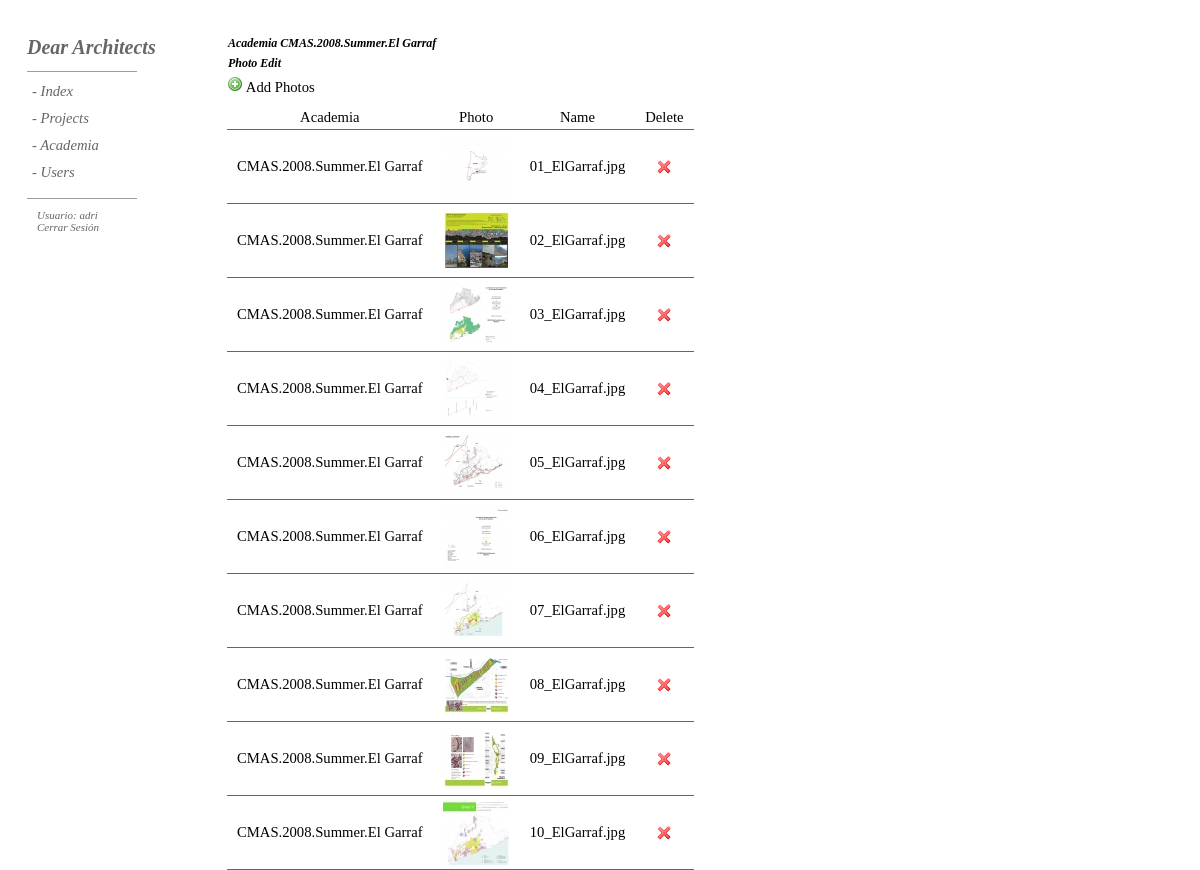
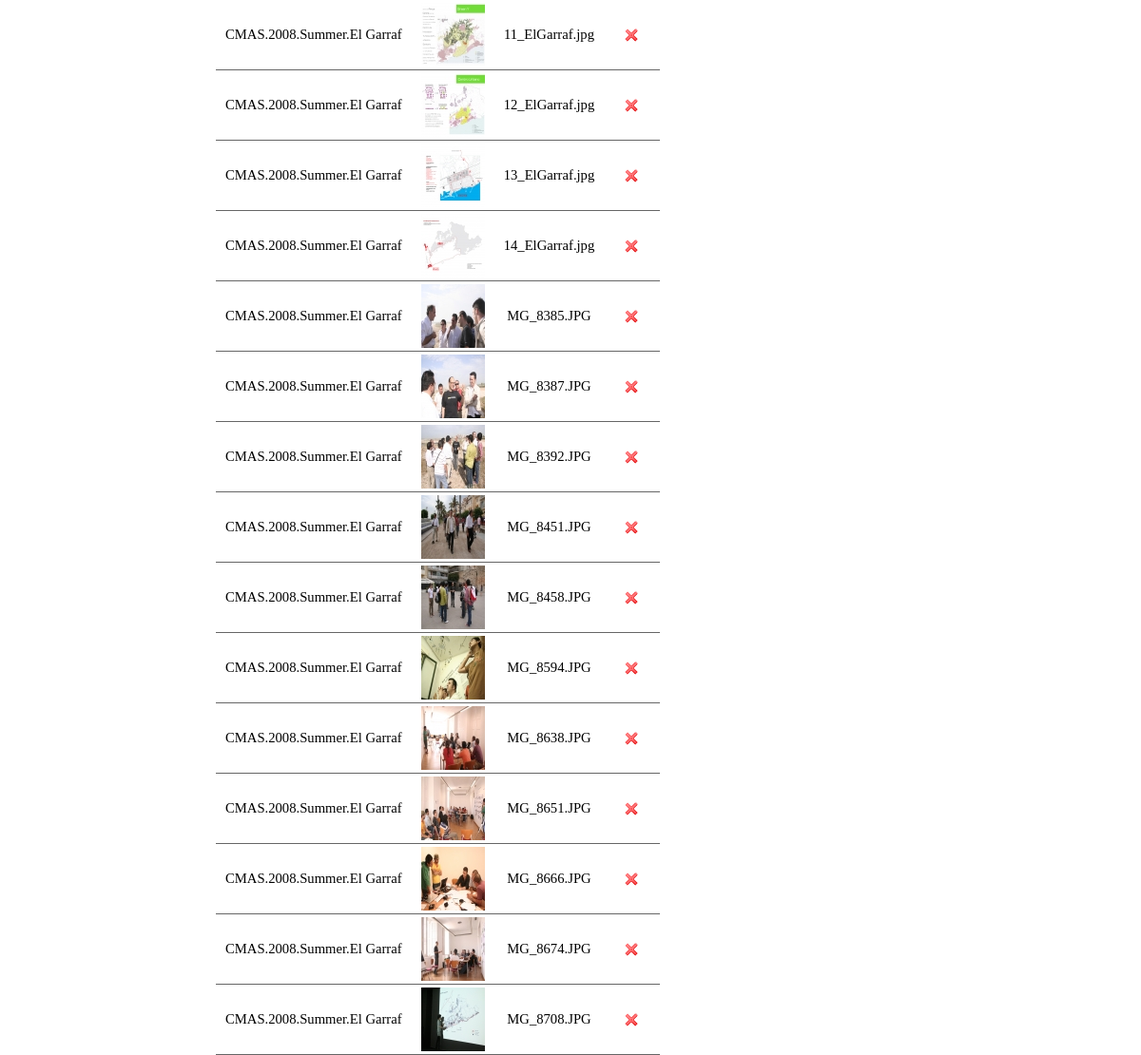
Screenshot of /admin/aphotoedit.php?Academia=CMAS.2008.Summer.El Garraf (signed in) with the database file from the repository (2 pictures, top to bottom).
### tables this page shows
CREATE TABLE IF NOT EXISTS `academiap` (
  `ID` int(5) NOT NULL AUTO_INCREMENT,
  `Academia` varchar(500) NOT NULL,
  `Photo` varchar(500) NOT NULL,
  PRIMARY KEY (`ID`)
);

### public_html/admin/aphotoedit.php (the view, shortened to what this page needs)
<?php
if (!function_exists("GetSQLValueString")) {
    function GetSQLValueString($theValue, $theType, $theDefinedValue = "", $theNotDefinedValue = "")
    {
      $theValue = get_magic_quotes_gpc() ? stripslashes($theValue) : $theValue;
      $theValue = function_exists("mysql_real_escape_string") ? mysql_real_escape_string($theValue) : mysql_escape_string($theValue);
      switch ($theType) {
        case "text":
          $theValue = ($theValue != "") ? "'" . $theValue . "'" : "NULL";
          break;
      }
      return $theValue;
    }
}
if(isset($_COOKIE['ID_my_site']))
{
    $username = $_COOKIE['ID_my_site'];
}
else
{
header("Location: index.php");
}
$a = "-1";
if (isset($_GET['Academia'])) {
  $a = $_GET['Academia'];
}
$query_fotos =  sprintf("SELECT * FROM academiap where Academia=%s order by Photo ASC",GetSQLValueString($a, "text"));
$fotos = mysql_query($query_fotos, $Base) or die(mysql_error());
$row_fotos = mysql_fetch_assoc($fotos);
?>
<!DOCTYPE HTML PUBLIC "-//W3C//DTD HTML 4.01 Transitional//EN"
"http://www.w3.org/TR/1999/REC-html401-19991224">
<html>
<head>
<link rel="stylesheet" href="CSS/estilos.css" type="text/css" />
<link rel="stylesheet" href="CSS/CSS.css" type="text/css" />
<link rel="stylesheet" type="text/css" href="fancybox/jquery.fancybox-1.3.1.css" media="screen" />
</head>
<body>
<div id="wrapper">
    <div id="leftcolumn">
        <div id="general">
        <p><?php echo "Usuario: ".$username;?></p>
        <p><a href="logout.php">Cerrar Sesi&oacute;n</a></p>
        </div>
    </div>
    <div id="rightcolumn">
        <p class="titulos">Academia <?php echo $a?></p>
        <p class="titulos">Photo Edit</p>
        <span onclick="nuevaVentana()" style="cursor:pointer;"><img src="images/add.png" alt="New"> Add Photos</span>
        <table border="0" cellpadding="0" cellspacing="0" class="photos" style="padding-top: 10px;">
            <tr>
                <td>Academia</td>
                <td>Photo</td>
                <td>Name</td>
                <td>Delete</td>
            </tr>
        <?php
        do {
            $nombre=$row_fotos['Photo'];
            if($nombre != NULL){
            ?>
             <tr>
                <td><?php echo $row_fotos['Academia'];?></td>
                <td>
                <a rel="example_group" href="academiap/grande/<?php echo $nombre;?>" title=""><img alt="" src="academiap/chico/<?php echo $nombre;?>" style="border: none;" /></a>
                </td>
                <td><?php echo $nombre;?></td>
                <td>
                    <form method="POST" action="<?php echo $editFormAction; ?>" id="deleteform" name="deleteform">
                         <input type="image" name="Delete" title="Borrar Foto" src="images/cross.png" alt="Borrar Foto" onClick="return confirmSubmit()"/>
                    </form>
                </td>
            </tr>
       <?php } } while ($row_fotos = mysql_fetch_assoc($fotos)); ?>
        </table>
    </div>
</div>
</body>
</html>

### public_html/admin/CSS/estilos.css (style rules this page uses)
#general { position: relative; top:40px; }
#general p { font-family: "Georgia"; font-size: 11px; color: #666; font-style: italic; padding-left: 10px; }
#general p a { color: #666; text-decoration: none; }
.titulos { font-family: "Georgia"; font-weight:bold !important; font-style: italic; font-size: 12px; padding-bottom: 5px; padding-left: 1px; }
.photos { text-align: center; }
.photos td { padding: 3px 10px; border-bottom:1px #666 solid; }

### public_html/admin/CSS/CSS.css (style rules this page uses)
* { padding:0; margin:0 }
body { font:12px; font-family: "Georgia"; }
#wrapper { padding-top:36px; padding-left: 27px; }
#leftcolumn { float:left; width:200px; }
#rightcolumn { float:left; font-family: "Georgia"; font-size: 11pt; }
#leftcolumn #DA { font-family: "Georgia"; font-weight:bold !important; font-style: italic; font-size: 20px; }
#DA a , #DA a:hover { text-decoration: none; color:#666; }
#linea1 { border-top:1px #9C9C9C solid; width:110px; position: relative; top:12px; height: 0px; font-size: 0px; }
#linea2 { border-top:1px #9C9C9C solid; width:110px; position: relative; top:30px; height: 0px; font-size: 0px; }
.dropdown { display:block; position:relative; top:18px; font-family: "Georgia"; font-size: 11pt; font-weight: normal; font-style: italic; }
.dropdown dt { width:110px; padding:5px; padding-bottom: 5px !important; cursor:pointer; color:#666; }
.dropdown .upperdd { border-bottom:none }
.dropdown a, .dropdown a:active, .dropdown a:visited { display:block; font-family: "Georgia"; font-size: 11pt; font-weight: normal; font-style: italic; color:#666; text-decoration:none; background:white; }

### rows the page displays
academiap: Academia "CMAS.2008.Summer.El Garraf", Photo (picture), Photo "01_ElGarraf.jpg"
academiap: Academia "CMAS.2008.Summer.El Garraf", Photo (picture), Photo "02_ElGarraf.jpg"
academiap: Academia "CMAS.2008.Summer.El Garraf", Photo (picture), Photo "03_ElGarraf.jpg"
academiap: Academia "CMAS.2008.Summer.El Garraf", Photo (picture), Photo "04_ElGarraf.jpg"
academiap: Academia "CMAS.2008.Summer.El Garraf", Photo (picture), Photo "05_ElGarraf.jpg"
academiap: Academia "CMAS.2008.Summer.El Garraf", Photo (picture), Photo "06_ElGarraf.jpg"
academiap: Academia "CMAS.2008.Summer.El Garraf", Photo (picture), Photo "07_ElGarraf.jpg"
academiap: Academia "CMAS.2008.Summer.El Garraf", Photo (picture), Photo "08_ElGarraf.jpg"
academiap: Academia "CMAS.2008.Summer.El Garraf", Photo (picture), Photo "09_ElGarraf.jpg"
academiap: Academia "CMAS.2008.Summer.El Garraf", Photo (picture), Photo "10_ElGarraf.jpg"
academiap: Academia "CMAS.2008.Summer.El Garraf", Photo (picture), Photo "11_ElGarraf.jpg"
academiap: Academia "CMAS.2008.Summer.El Garraf", Photo (picture), Photo "12_ElGarraf.jpg"
academiap: Academia "CMAS.2008.Summer.El Garraf", Photo (picture), Photo "13_ElGarraf.jpg"
academiap: Academia "CMAS.2008.Summer.El Garraf", Photo (picture), Photo "14_ElGarraf.jpg"
academiap: Academia "CMAS.2008.Summer.El Garraf", Photo (picture), Photo "MG_8385.JPG"
academiap: Academia "CMAS.2008.Summer.El Garraf", Photo (picture), Photo "MG_8387.JPG"
academiap: Academia "CMAS.2008.Summer.El Garraf", Photo (picture), Photo "MG_8392.JPG"
academiap: Academia "CMAS.2008.Summer.El Garraf", Photo (picture), Photo "MG_8451.JPG"
academiap: Academia "CMAS.2008.Summer.El Garraf", Photo (picture), Photo "MG_8458.JPG"
academiap: Academia "CMAS.2008.Summer.El Garraf", Photo (picture), Photo "MG_8594.JPG"
academiap: Academia "CMAS.2008.Summer.El Garraf", Photo (picture), Photo "MG_8638.JPG"
academiap: Academia "CMAS.2008.Summer.El Garraf", Photo (picture), Photo "MG_8651.JPG"
academiap: Academia "CMAS.2008.Summer.El Garraf", Photo (picture), Photo "MG_8666.JPG"
academiap: Academia "CMAS.2008.Summer.El Garraf", Photo (picture), Photo "MG_8674.JPG"
academiap: Academia "CMAS.2008.Summer.El Garraf", Photo (picture), Photo "MG_8708.JPG"

### other values shown
$username "adri"
$a "CMAS.2008.Summer.El Garraf"
